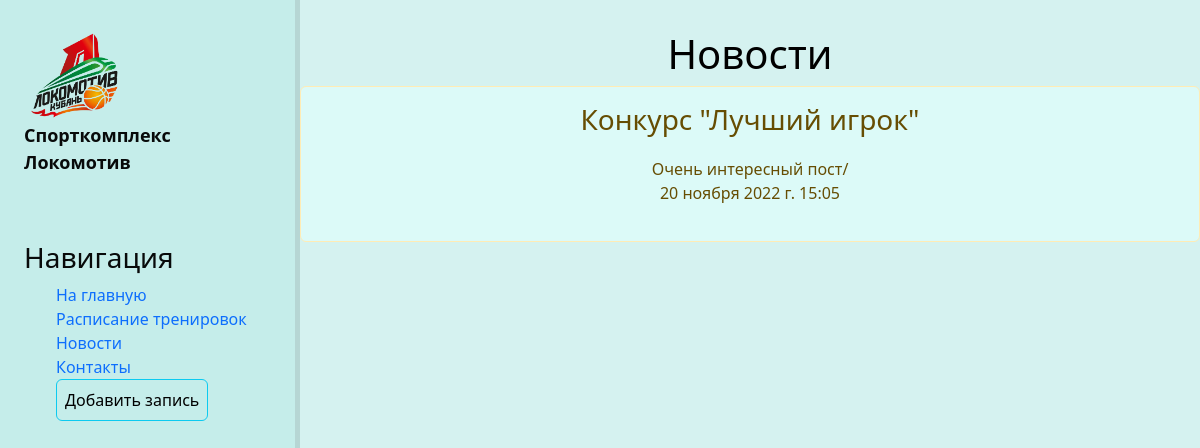
Before: /news/ with the older database file.
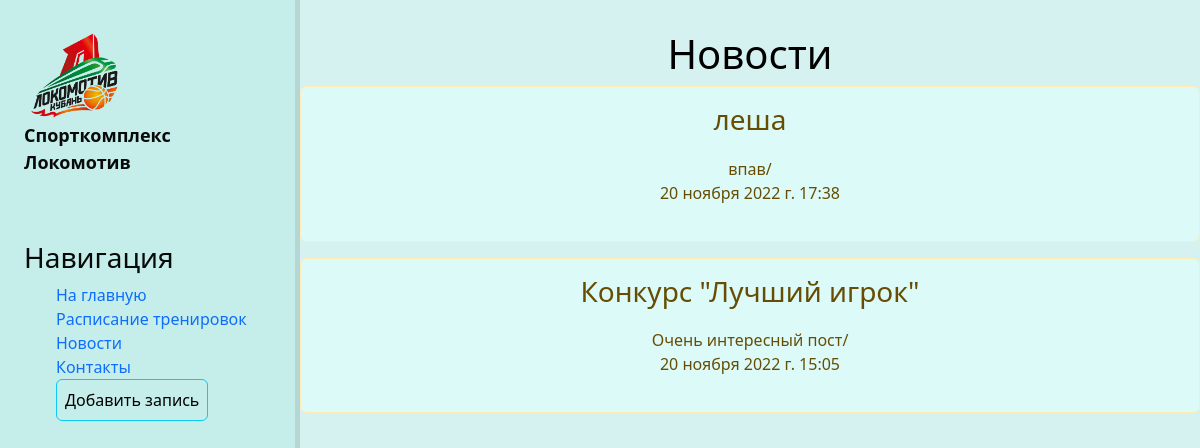
After: the same page with the newer database file.
### news/models.py (models this page shows, shortened)
class Articles(models.Model):
    title= models.CharField('Название', max_length=70)
    anons= models.CharField('Анонс', max_length=250)
    full_text=models.TextField('Статья')
    date=models.DateTimeField('Дата публикации')
    class Meta:
        verbose_name='Новость'
        verbose_name_plural='Новости'

### news/views.py (the view)
# urls.py: path('',views.news_home, name='news_home'),
def news_home(request):
    news = Articles.objects.order_by('-date')
    return render(request, 'news/news_home.html', {'news': news})

### news/templates/news/news_home.html (shortened to what this page needs)
{% extends 'main/layout.html'%}
{% block content %}
<div class="features">
    <h1> Новости</h1>
  {%for el in news %}
        <div class="alert alert-warning" >
            <h3>{{el.title}}</h3>
            <p>{{ el.anons}}/<br>
            {{el.date}}</p>
        </div>
    {%endfor%}
</div>
{%endblock%}

Changed rows visible on the page:
added Articles: title "леша", anons "впав", date "20 ноября 2022 г. 17:38"
